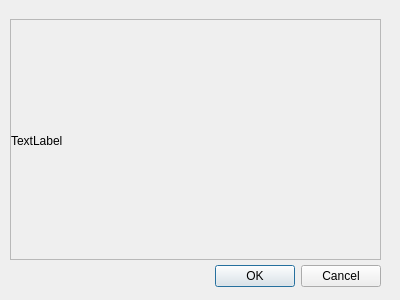
<?xml version="1.0" encoding="UTF-8"?>
<ui version="4.0">
 <class>LogWindow</class>
 <widget class="QDialog" name="LogWindow">
  <property name="geometry">
   <rect>
    <x>0</x>
    <y>0</y>
    <width>400</width>
    <height>300</height>
   </rect>
  </property>
  <property name="windowTitle">
   <string>Dialog</string>
  </property>
  <widget class="QDialogButtonBox" name="buttonBox">
   <property name="geometry">
    <rect>
     <x>40</x>
     <y>260</y>
     <width>341</width>
     <height>32</height>
    </rect>
   </property>
   <property name="orientation">
    <enum>Qt::Horizontal</enum>
   </property>
   <property name="standardButtons">
    <set>QDialogButtonBox::Cancel|QDialogButtonBox::Ok</set>
   </property>
  </widget>
  <widget class="QScrollArea" name="scrollArea">
   <property name="geometry">
    <rect>
     <x>10</x>
     <y>19</y>
     <width>371</width>
     <height>241</height>
    </rect>
   </property>
   <property name="widgetResizable">
    <bool>true</bool>
   </property>
   <widget class="QWidget" name="scrollAreaWidgetContents">
    <property name="geometry">
     <rect>
      <x>0</x>
      <y>0</y>
      <width>369</width>
      <height>239</height>
     </rect>
    </property>
    <widget class="QLabel" name="label">
     <property name="geometry">
      <rect>
       <x>0</x>
       <y>10</y>
       <width>401</width>
       <height>221</height>
      </rect>
     </property>
     <property name="text">
      <string>TextLabel</string>
     </property>
    </widget>
   </widget>
  </widget>
 </widget>
 <resources/>
 <connections>
  <connection>
   <sender>buttonBox</sender>
   <signal>accepted()</signal>
   <receiver>LogWindow</receiver>
   <slot>accept()</slot>
   <hints>
    <hint type="sourcelabel">
     <x>248</x>
     <y>254</y>
    </hint>
    <hint type="destinationlabel">
     <x>157</x>
     <y>274</y>
    </hint>
   </hints>
  </connection>
  <connection>
   <sender>buttonBox</sender>
   <signal>rejected()</signal>
   <receiver>LogWindow</receiver>
   <slot>reject()</slot>
   <hints>
    <hint type="sourcelabel">
     <x>316</x>
     <y>260</y>
    </hint>
    <hint type="destinationlabel">
     <x>286</x>
     <y>274</y>
    </hint>
   </hints>
  </connection>
 </connections>
</ui>
